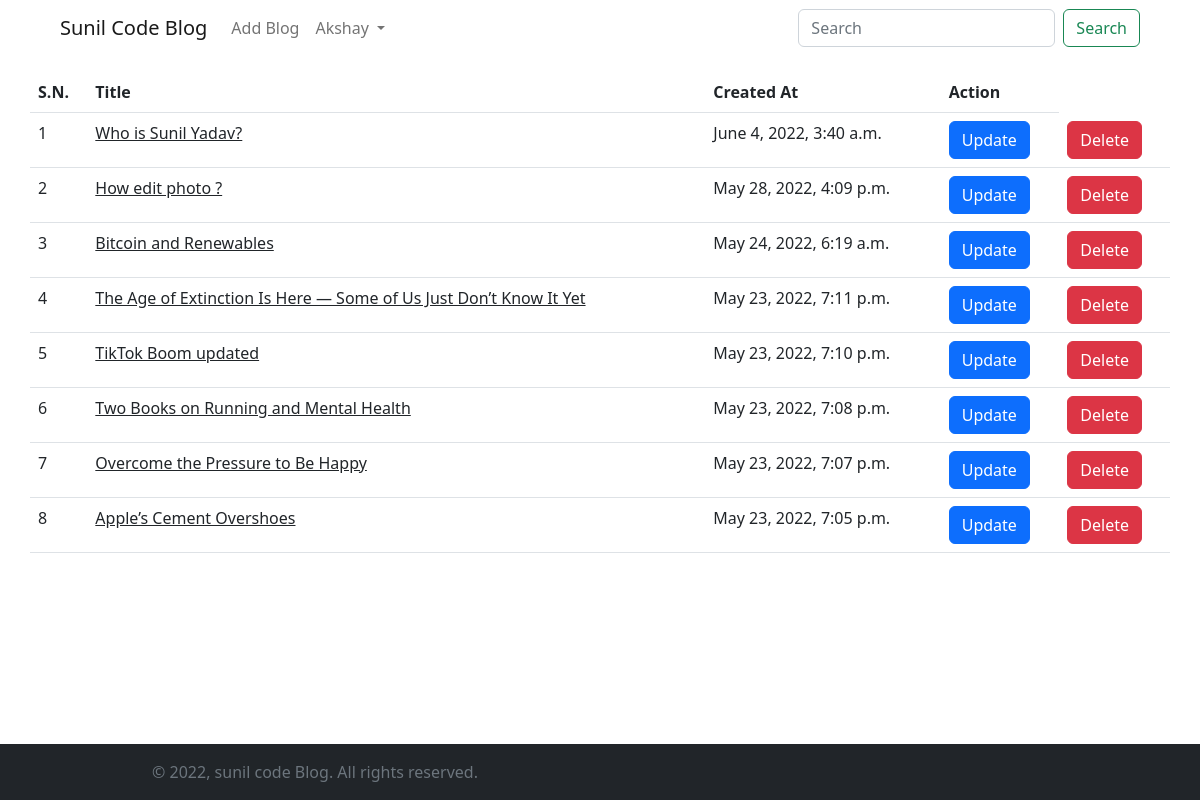
/see-blogs (signed in), run on the app's committed database.
### miniBlog/models.py (models this page shows, shortened)
class BlogModel(models.Model):
    title=models.CharField(max_length=1000)
    content=FroalaField()
    slug=models.SlugField(max_length=1000, null=True,  blank=True)
    image=models.ImageField(upload_to='blog')
    user=models.ForeignKey(User, null=True, blank=True ,on_delete=models.CASCADE)
    created_at=models.DateTimeField(auto_now_add=True)
    upload_to=models.DateTimeField(auto_now=True)
    likes=models.ManyToManyField(User,blank=True, related_name='post_like')

### miniBlog/views.py (the view)
# urls.py: path('see-blogs',seeBlogs,name='seeblogs'),
def seeBlogs(request):
    if request.user.is_authenticated:
        context = {}
        try:
            blog_objs = BlogModel.objects.filter(user=request.user).order_by('-id')
            context['blog_objs'] = blog_objs
        except Exception as e:
            print(e)
        return render(request, 'blog/see_blogs.html', context)
    else:
        messages.error(request, "Please Login!")
        return redirect(home)

### templates/blog/see_blogs.html
{% extends './base.html' %}
{% block start %}
<section>
    <div class="container">
        <div class="row">
            <table class="table">
                <thead>
                  <tr>
                    <th scope="col">S.N.</th>
                    <th scope="col">Title</th>
                    <th scope="col">Created At</th>
                    <th scope="col">Action</th>
                  </tr>
                </thead>
                <tbody>
                    {% for blog in blog_objs %}
                  <tr>
                    <td>{{forloop.counter}}</td>
                    <td><a class="text-dark" href="{% url 'blog_detail' blog.slug %}">{{blog.title}}</a></td>
                    <td>{{blog.created_at}}</td>
                    <td><a href="{% url 'updateblog' blog.slug %}" class="btn btn-primary">Update</a></td>
                    <td><a href="{% url 'deleteblog' blog.slug %}" class="btn btn-danger">Delete</a></td>
                  </tr>
                  {% endfor %}
                </tbody>
              </table>
        </div>
    </div>
</section>
{% endblock  %}

### templates/blog/base.html (shortened to what this page needs)
{% load static %}
<!DOCTYPE html>
<html lang="en">
<head>
  <link href='https://unpkg.com/boxicons@2.1.2/css/boxicons.min.css' rel='stylesheet'>
  <link rel="stylesheet" href="{% static 'css/style.css' %}">
  <link rel="stylesheet" href="https://cdn.jsdelivr.net/npm/bootstrap@5.2.0-beta1/dist/css/bootstrap.min.css">
</head>
<body>
  <header class="pb-5 mb-4">
    <nav class="navbar navbar-expand-lg bg-white fixed-top  px-1 px-sm-5 " id="navigation">
      <div class="container-fluid">
        <a class="navbar-brand" href="/">Sunil Code Blog</a>
        <div class="collapse navbar-collapse" id="navbarSupportedContent">
          <ul class="navbar-nav me-auto mb-2 mb-lg-0">
            {% if request.user.is_authenticated %}
            <li class="nav-item">
              <a class="nav-link" href="{% url 'addblog' %}">Add Blog</a>
            </li>
            {% endif %}
            {% if request.user.is_authenticated %}
            <li class="nav-item dropdown">
              <a class="nav-link dropdown-toggle" href="#" id="navbarDropdown" role="button" data-bs-toggle="dropdown"
                aria-expanded="false">
                {{request.user.first_name | capfirst}}
              </a>
                {% endif %}
            </li>
          </ul>
          <form class="d-flex" role="search" method="get" action="{% url 'search' %}">
            <input class="form-control me-2" type="search" placeholder="Search" aria-label="Search" name="query">
            <button class="btn btn-outline-success" type="submit">Search</button>
          </form>
        </div>
      </div>
    </nav>
  </header>
    {% block start %}
  {% endblock %}
  <footer class="fixed-bottom  d-print-none bg-dark mb-0">
    <div class="py-3 font-weight-light bg-gray-800 text-secondary">
      <div class="container">
        <div class="row align-items-center">
          <div class="col-md-6 text-center text-md-left">
            <p class="text-sm mb-md-0">&copy; <span id="year"></span>, sunil code Blog. All rights reserved.</p>
          </div>
        </div>
      </div>
    </div>
  </footer>
</body>
</html>

### static/css/style.css (style rules this page uses)
body { scroll-behavior: smooth; }

### data on the page
BlogModel: title "Who is Sunil Yadav?", created_at "June 4, 2022, 3:40 a.m."
BlogModel: title "How edit photo ?", created_at "May 28, 2022, 4:09 p.m."
BlogModel: title "Bitcoin and Renewables", created_at "May 24, 2022, 6:19 a.m."
BlogModel: title "The Age of Extinction Is Here — Some of Us Just Don’t Know It Yet", created_at "May 23, 2022, 7:11 p.m."
BlogModel: title "TikTok Boom updated", created_at "May 23, 2022, 7:10 p.m."
BlogModel: title "Two Books on Running and Mental Health", created_at "May 23, 2022, 7:08 p.m."
BlogModel: title "Overcome the Pressure to Be Happy", created_at "May 23, 2022, 7:07 p.m."
BlogModel: title "Apple’s Cement Overshoes", created_at "May 23, 2022, 7:05 p.m."

### other printed values
{{ request.user.first_name | capfirst }} "Akshay"
